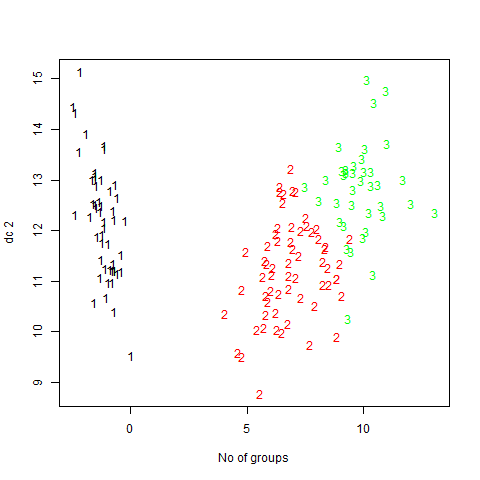

The script that saved this image:
input <- iris[,1:4]
kmeans_fit <- kmeans(input, centers=3, nstart=20)

kmeans_fit

png(file="kmean.png")
plotcluster(input, kmeans_fit$cluster, xlab="No of groups")
table(kmeans_fit$cluster, iris$Species)
dev.off()